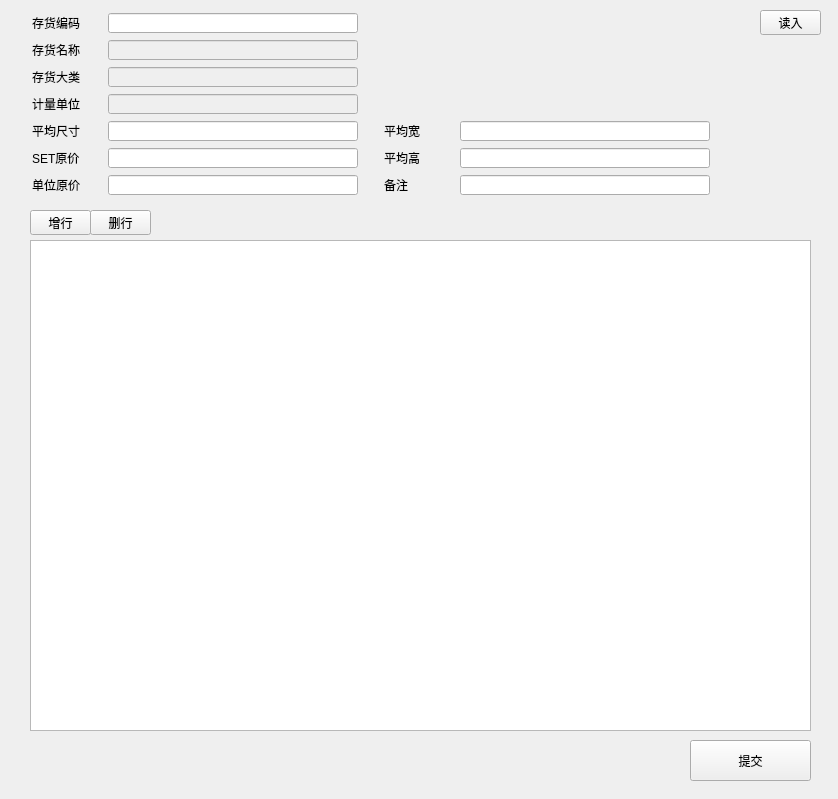
<?xml version="1.0" encoding="UTF-8"?>
<ui version="4.0">
 <class>Stat_UnitCostEditor</class>
 <widget class="QWidget" name="Stat_UnitCostEditor">
  <property name="geometry">
   <rect>
    <x>0</x>
    <y>0</y>
    <width>838</width>
    <height>799</height>
   </rect>
  </property>
  <property name="minimumSize">
   <size>
    <width>700</width>
    <height>765</height>
   </size>
  </property>
  <property name="windowTitle">
   <string>Form</string>
  </property>
  <widget class="QTableWidget" name="tableWidget">
   <property name="geometry">
    <rect>
     <x>30</x>
     <y>240</y>
     <width>781</width>
     <height>491</height>
    </rect>
   </property>
   <property name="alternatingRowColors">
    <bool>true</bool>
   </property>
   <property name="sortingEnabled">
    <bool>true</bool>
   </property>
  </widget>
  <widget class="QPushButton" name="btn_load">
   <property name="enabled">
    <bool>true</bool>
   </property>
   <property name="geometry">
    <rect>
     <x>760</x>
     <y>10</y>
     <width>61</width>
     <height>25</height>
    </rect>
   </property>
   <property name="text">
    <string>读入</string>
   </property>
  </widget>
  <widget class="QPushButton" name="btn_submit">
   <property name="enabled">
    <bool>true</bool>
   </property>
   <property name="geometry">
    <rect>
     <x>690</x>
     <y>740</y>
     <width>121</width>
     <height>41</height>
    </rect>
   </property>
   <property name="text">
    <string>提交</string>
   </property>
  </widget>
  <widget class="QPushButton" name="btn_addrow">
   <property name="enabled">
    <bool>true</bool>
   </property>
   <property name="geometry">
    <rect>
     <x>30</x>
     <y>210</y>
     <width>61</width>
     <height>25</height>
    </rect>
   </property>
   <property name="text">
    <string>增行</string>
   </property>
  </widget>
  <widget class="QPushButton" name="btn_delrow">
   <property name="enabled">
    <bool>true</bool>
   </property>
   <property name="geometry">
    <rect>
     <x>90</x>
     <y>210</y>
     <width>61</width>
     <height>25</height>
    </rect>
   </property>
   <property name="text">
    <string>删行</string>
   </property>
  </widget>
  <widget class="QLabel" name="label_8">
   <property name="geometry">
    <rect>
     <x>384</x>
     <y>121</y>
     <width>70</width>
     <height>20</height>
    </rect>
   </property>
   <property name="minimumSize">
    <size>
     <width>70</width>
     <height>20</height>
    </size>
   </property>
   <property name="maximumSize">
    <size>
     <width>100</width>
     <height>16777215</height>
    </size>
   </property>
   <property name="text">
    <string>平均宽</string>
   </property>
  </widget>
  <widget class="QLineEdit" name="lineEdit_avgW">
   <property name="geometry">
    <rect>
     <x>460</x>
     <y>121</y>
     <width>250</width>
     <height>20</height>
    </rect>
   </property>
   <property name="minimumSize">
    <size>
     <width>250</width>
     <height>20</height>
    </size>
   </property>
  </widget>
  <widget class="QLabel" name="label_9">
   <property name="geometry">
    <rect>
     <x>384</x>
     <y>148</y>
     <width>70</width>
     <height>20</height>
    </rect>
   </property>
   <property name="minimumSize">
    <size>
     <width>70</width>
     <height>20</height>
    </size>
   </property>
   <property name="maximumSize">
    <size>
     <width>100</width>
     <height>16777215</height>
    </size>
   </property>
   <property name="text">
    <string>平均高</string>
   </property>
  </widget>
  <widget class="QLineEdit" name="lineEdit_avgH">
   <property name="geometry">
    <rect>
     <x>460</x>
     <y>148</y>
     <width>250</width>
     <height>20</height>
    </rect>
   </property>
   <property name="minimumSize">
    <size>
     <width>250</width>
     <height>20</height>
    </size>
   </property>
  </widget>
  <widget class="QLineEdit" name="lineEdit_cata">
   <property name="enabled">
    <bool>false</bool>
   </property>
   <property name="geometry">
    <rect>
     <x>108</x>
     <y>67</y>
     <width>250</width>
     <height>20</height>
    </rect>
   </property>
   <property name="minimumSize">
    <size>
     <width>250</width>
     <height>20</height>
    </size>
   </property>
  </widget>
  <widget class="QLabel" name="label">
   <property name="geometry">
    <rect>
     <x>32</x>
     <y>13</y>
     <width>70</width>
     <height>20</height>
    </rect>
   </property>
   <property name="minimumSize">
    <size>
     <width>70</width>
     <height>20</height>
    </size>
   </property>
   <property name="maximumSize">
    <size>
     <width>100</width>
     <height>16777215</height>
    </size>
   </property>
   <property name="text">
    <string>存货编码</string>
   </property>
  </widget>
  <widget class="QLineEdit" name="lineEdit_code">
   <property name="geometry">
    <rect>
     <x>108</x>
     <y>13</y>
     <width>250</width>
     <height>20</height>
    </rect>
   </property>
   <property name="minimumSize">
    <size>
     <width>250</width>
     <height>20</height>
    </size>
   </property>
  </widget>
  <widget class="QLabel" name="label_2">
   <property name="geometry">
    <rect>
     <x>32</x>
     <y>40</y>
     <width>70</width>
     <height>20</height>
    </rect>
   </property>
   <property name="minimumSize">
    <size>
     <width>70</width>
     <height>20</height>
    </size>
   </property>
   <property name="maximumSize">
    <size>
     <width>100</width>
     <height>16777215</height>
    </size>
   </property>
   <property name="text">
    <string>存货名称</string>
   </property>
  </widget>
  <widget class="QLineEdit" name="lineEdit_name">
   <property name="enabled">
    <bool>false</bool>
   </property>
   <property name="geometry">
    <rect>
     <x>108</x>
     <y>40</y>
     <width>250</width>
     <height>20</height>
    </rect>
   </property>
   <property name="minimumSize">
    <size>
     <width>250</width>
     <height>20</height>
    </size>
   </property>
  </widget>
  <widget class="QLabel" name="label_3">
   <property name="geometry">
    <rect>
     <x>32</x>
     <y>67</y>
     <width>70</width>
     <height>20</height>
    </rect>
   </property>
   <property name="minimumSize">
    <size>
     <width>70</width>
     <height>20</height>
    </size>
   </property>
   <property name="maximumSize">
    <size>
     <width>100</width>
     <height>16777215</height>
    </size>
   </property>
   <property name="text">
    <string>存货大类</string>
   </property>
  </widget>
  <widget class="QLabel" name="label_4">
   <property name="geometry">
    <rect>
     <x>32</x>
     <y>94</y>
     <width>70</width>
     <height>20</height>
    </rect>
   </property>
   <property name="minimumSize">
    <size>
     <width>70</width>
     <height>20</height>
    </size>
   </property>
   <property name="maximumSize">
    <size>
     <width>100</width>
     <height>16777215</height>
    </size>
   </property>
   <property name="text">
    <string>计量单位</string>
   </property>
  </widget>
  <widget class="QLineEdit" name="lineEdit_unit">
   <property name="enabled">
    <bool>false</bool>
   </property>
   <property name="geometry">
    <rect>
     <x>108</x>
     <y>94</y>
     <width>250</width>
     <height>20</height>
    </rect>
   </property>
   <property name="minimumSize">
    <size>
     <width>250</width>
     <height>20</height>
    </size>
   </property>
  </widget>
  <widget class="QLabel" name="label_5">
   <property name="geometry">
    <rect>
     <x>32</x>
     <y>121</y>
     <width>70</width>
     <height>20</height>
    </rect>
   </property>
   <property name="minimumSize">
    <size>
     <width>70</width>
     <height>20</height>
    </size>
   </property>
   <property name="maximumSize">
    <size>
     <width>100</width>
     <height>16777215</height>
    </size>
   </property>
   <property name="text">
    <string>平均尺寸</string>
   </property>
  </widget>
  <widget class="QLineEdit" name="lineEdit_size">
   <property name="geometry">
    <rect>
     <x>108</x>
     <y>121</y>
     <width>250</width>
     <height>20</height>
    </rect>
   </property>
   <property name="minimumSize">
    <size>
     <width>250</width>
     <height>20</height>
    </size>
   </property>
  </widget>
  <widget class="QLabel" name="label_6">
   <property name="geometry">
    <rect>
     <x>32</x>
     <y>148</y>
     <width>70</width>
     <height>20</height>
    </rect>
   </property>
   <property name="minimumSize">
    <size>
     <width>70</width>
     <height>20</height>
    </size>
   </property>
   <property name="maximumSize">
    <size>
     <width>100</width>
     <height>16777215</height>
    </size>
   </property>
   <property name="text">
    <string>SET原价</string>
   </property>
  </widget>
  <widget class="QLineEdit" name="lineEdit_cost">
   <property name="geometry">
    <rect>
     <x>108</x>
     <y>148</y>
     <width>250</width>
     <height>20</height>
    </rect>
   </property>
   <property name="minimumSize">
    <size>
     <width>250</width>
     <height>20</height>
    </size>
   </property>
  </widget>
  <widget class="QLabel" name="label_7">
   <property name="geometry">
    <rect>
     <x>32</x>
     <y>175</y>
     <width>70</width>
     <height>20</height>
    </rect>
   </property>
   <property name="minimumSize">
    <size>
     <width>70</width>
     <height>20</height>
    </size>
   </property>
   <property name="maximumSize">
    <size>
     <width>100</width>
     <height>16777215</height>
    </size>
   </property>
   <property name="text">
    <string>单位原价</string>
   </property>
  </widget>
  <widget class="QLineEdit" name="lineEdit_unitcost">
   <property name="geometry">
    <rect>
     <x>108</x>
     <y>175</y>
     <width>250</width>
     <height>20</height>
    </rect>
   </property>
   <property name="minimumSize">
    <size>
     <width>250</width>
     <height>20</height>
    </size>
   </property>
  </widget>
  <widget class="QLabel" name="label_10">
   <property name="geometry">
    <rect>
     <x>384</x>
     <y>175</y>
     <width>70</width>
     <height>20</height>
    </rect>
   </property>
   <property name="minimumSize">
    <size>
     <width>70</width>
     <height>20</height>
    </size>
   </property>
   <property name="maximumSize">
    <size>
     <width>100</width>
     <height>16777215</height>
    </size>
   </property>
   <property name="text">
    <string>备注</string>
   </property>
  </widget>
  <widget class="QLineEdit" name="lineEdit_memo">
   <property name="geometry">
    <rect>
     <x>460</x>
     <y>175</y>
     <width>250</width>
     <height>20</height>
    </rect>
   </property>
   <property name="minimumSize">
    <size>
     <width>250</width>
     <height>20</height>
    </size>
   </property>
  </widget>
 </widget>
 <resources/>
 <connections/>
</ui>
